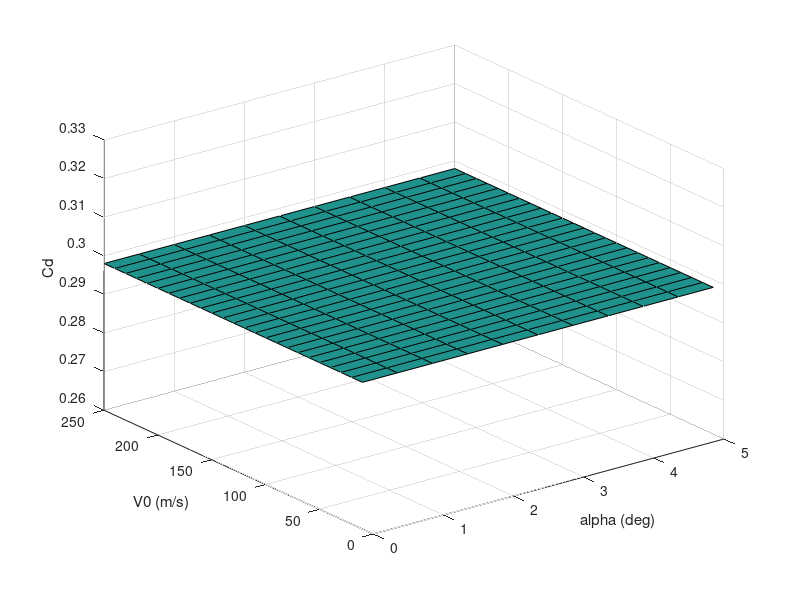

The MATLAB source for this figure:
clc; clear all;

%%  Drag using Mandel 


w = length(0:0.5:5);
alphatab = [0:0.5:5];

v0tab= [10:10:250];
h= length(v0tab);
Cd = zeros(h,w);
for i=1:h
    
L = 2.646; %characteristic length
rho =  1.225; % density 
mu =  1.7894e-5;  % dynamic viscosity 
C = 340.3; %speed of sound dry air 15C sea level
v0 = 50;%v0tab(1); %150;   %ms-1 characteristic velocity
M = v0/C;
Re  = rho*v0*L/mu;

% Approx laminar flow over rocket

% Rocket dimentions 
L_cone = 0.61;
L_cyl = L - L_cone;
D_cyl = 0.158;
R_cyl = D_cyl/2;

%Re  = rho*v0*D_cyl/mu;
%%
R_ogive = (L_cone^2+ D_cyl^2/4)/D_cyl;
%A_ref

fun = @(x) 2*pi*(sqrt(R_ogive^2 - power((L_cone - x),2))+R_cyl-R_ogive);

A_wet =  integral(fun, 0, L_cone);

A_wet = A_wet + 2*pi*R_cyl*L_cyl;

A_ref = pi*R_cyl^2;

F_ratio = L / D_cyl;

%Fin Geometry
fin.n=3;
fin.sweep = deg2rad(45);
fin.h = 11.5e-2;
fin.topchord = 7e-2;
fin.basechord = 21e-2;
fin.t = 1e-2;
fin.a_ref = fin.n*fin.h*fin.t;
fin.area = (fin.topchord+fin.basechord)/2*fin.h;
fin.a_wet = fin.n*2*fin.area;
fin.c = (fin.topchord+fin.basechord)/2;
fin.X_b =  L - fin.basechord; % fin location

l_n = L_cone;

d_n = D_cyl;
d_b = D_cyl;
d_f = D_cyl;
d_d = D_cyl;
l_c  = 0; % no btail
l_b = L_cyl;
Re_c = 5e5;
T_f = fin.t;
l_TR = L;
n=fin.n;
% mid chord sweep

temp.x1 = fin.h*tan(fin.sweep);

temp.x2 = temp.x1 + fin.topchord - fin.basechord;

fin.sweepc = atan2((fin.basechord/2 + (temp.x2-fin.topchord/2)),fin.h);

clear temp fun fun2
l_m = fin.h/acos(fin.sweepc);

A_fe= (fin.topchord+fin.basechord)/2*fin.h;

A_fp = A_fe + 0.5*d_f*fin.basechord;

%%
B = Re_c*(0.074/Re^(0.2) - 1.328/sqrt(Re));

if (Re < Re_c)
    Cf =  1.328/sqrt(Re);
else
    Cf=0.074/Re^(0.2)-B/Re;
end

% 
Re_f  = rho*v0*l_m/mu;

B_f = Re_c*(0.074/Re_f^(0.2) - 1.328/sqrt(Re_f));

if (Re_f < Re_c)
    Cf_f =  1.328/sqrt(Re_f);
else
    Cf_f=0.074/Re_f^(0.2)-B/Re_f;
end
%

Cd_fb = (1 + 60/(l_TR/d_b)^3+0.0025*l_b/d_b)*(2.7*l_n/d_b +4*l_b/d_b + 2*(1-d_d/d_b)*l_c/d_b)*Cf;

Cd_b = 0.029*(d_d/d_b)^3/sqrt(Cd_fb);

Cd_f = 2*Cf_f *(1+2*T_f/l_m)*4*n*A_fp/(pi*d_f^2);

Cd_i = 2*Cf_f*(1+2*T_f/l_m)*4*n*(A_fp-A_fe)/(pi*d_f^2);

Cd0 = Cd_fb + Cd_b + Cd_f + Cd_i;

% compressibility correction
for j=1:w
% Alpha
alpha =deg2rad(alphatab(1));
deltaktab=[4 6 8 10 12 14 16 18 20;0.78 0.86 0.92 0.94 0.96 0.97 0.975 0.98 0.982];
etatab=[4 6 8 10 12 14 16 18 20 22 24;0.6 0.63 0.66 0.68 0.71 0.725 0.74 0.75 0.758 0.77 0.775];
% error in paper
etak=interp1(etatab(1,:),etatab(2,:),F_ratio,'linear','extrap');
deltak=interp1(deltaktab(1,:),deltaktab(2,:),F_ratio,'linear','extrap');
if etak>1;
    etak=1;
end
if deltak>1;
    deltak=1;
end
Cd_b_alpha = 2*deltak*alpha^2 + 3.6*etak*(1.36*l_TR - 0.55*l_n)*alpha^3/(pi*d_b);

Rs = R_cyl/(R_cyl+fin.h);
Kbf=0.8065*Rs^2+1.1553*Rs;
Kfb=0.1935*Rs^2+0.8174*Rs+1;

Cd_f_alpha = (1.2*A_fp*4/(pi*d_f^2) +3.12*(Kfb +Kbf-1)*A_fe*4/(pi*d_f^2))*alpha^2;

Cd = Cd0 + Cd_b_alpha + Cd_f_alpha ;


Cdsurf(i,j) = Cd/sqrt(1-M^2)
end
end

surf(alphatab',v0tab',Cdsurf)
xlabel('alpha (deg)')
ylabel('V0 (m/s)')
zlabel('Cd')